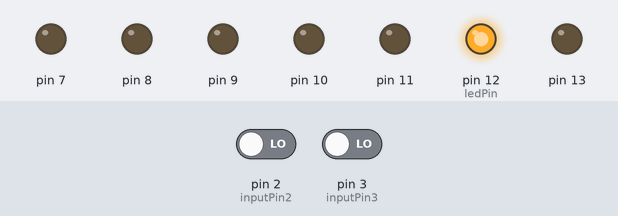
Simulated run of this sketch. Board: Arduino Uno, built with avr-gcc and run on an emulated ATmega328P. On the bench: output pins drawn as LEDs (lit = HIGH). Inputs (shaded band) come from the test bench; at power-on: pin 2 (inputPin2) LOW, pin 3 (inputPin3) LOW.

Above: at 1.2 s.
1.3 s: pin 2 (inputPin2) driven HIGH
At 2.1 s:
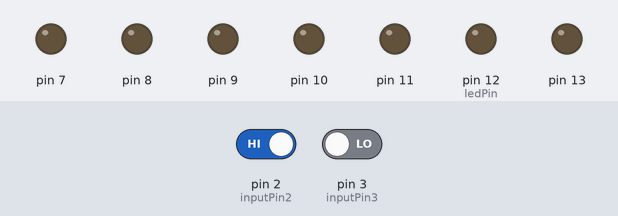
2.8 s: pin 2 (inputPin2) driven LOW
At 3.2 s:
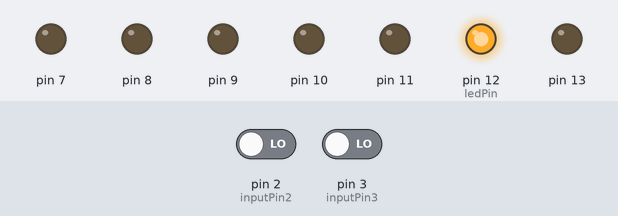
4.3 s: pin 3 (inputPin3) driven HIGH
At 5.6 s:
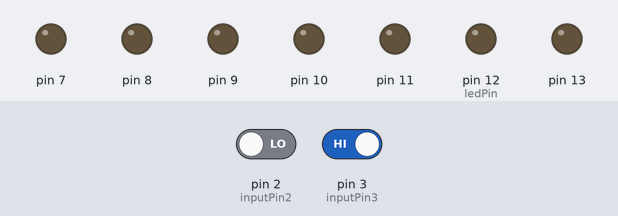
Timing chart, 0 to 7.3 s (numbered marks = the images above; inputs shaded):
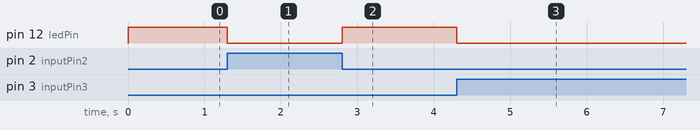

Measured:
- after the input at 1.3 s, pin 12 (ledPin): HIGH → LOW at once
- after the input at 2.8 s, pin 12 (ledPin): LOW → HIGH at once
- after the input at 4.3 s, pin 12 (ledPin): HIGH → LOW at once

The sketch:

PIR_RELAY.ino
```cpp
/*
 * PIR sensor tester
 */

int ledPin = 12;
int buzzer =4;                  // choose the pin for the LED
int inputPin2 = 2;               // choose the input pin (for PIR sensor)
int inputPin3 = 3;               // choose the input pin (for PIR sensor)
int pirState = LOW;             // we start, assuming no motion detected
int val2 = 0;                    // variable for reading the pin status
int val3 = 0;                    // variable for reading the pin status

void setup() {
  pinMode(ledPin, OUTPUT);      // declare LED as output
  pinMode(inputPin2, INPUT);     // declare sensor as input
  pinMode(inputPin3, INPUT);     // declare sensor as input
  pinMode(7, OUTPUT);
  pinMode(8, OUTPUT);
  pinMode(9, OUTPUT);
  pinMode(10, OUTPUT);
  pinMode(11, OUTPUT);
  pinMode(13, OUTPUT);
  digitalWrite(buzzer, LOW);
  Serial.begin(9600);
}

void loop(){
val2 = digitalRead(inputPin2);  // read input value
  val3 = digitalRead(inputPin3);  // read input value
  if (val2 == HIGH) {            // check if the input is HIGH
    digitalWrite(ledPin, LOW);  // turn LED ON
     digitalWrite(buzzer, HIGH);
    if (pirState == LOW) {
      // we have just turned on
//      Serial.println("pin 2 Motion detected!");
      // We only want to print on the output change, not state

      pirState = HIGH;
    }
  }
  else if (val3 == HIGH) {            // check if the input is HIGH
    digitalWrite(ledPin, LOW);  // turn LED ON
    digitalWrite(buzzer, HIGH);
    if (pirState == LOW) {
      // we have just turned on
//      Serial.println("pin 3 Motion detected!");
      // We only want to print on the output change, not state

      pirState = HIGH;
    }
  }
  else {
    digitalWrite(ledPin, HIGH); // turn LED OFF
    digitalWrite(buzzer, LOW);
    if (pirState == HIGH){
      // we have just turned of
//      Serial.println("Motion ended!");
      // We only want to print on the output change, not state

      pirState = LOW;
    }
  }
}
```
